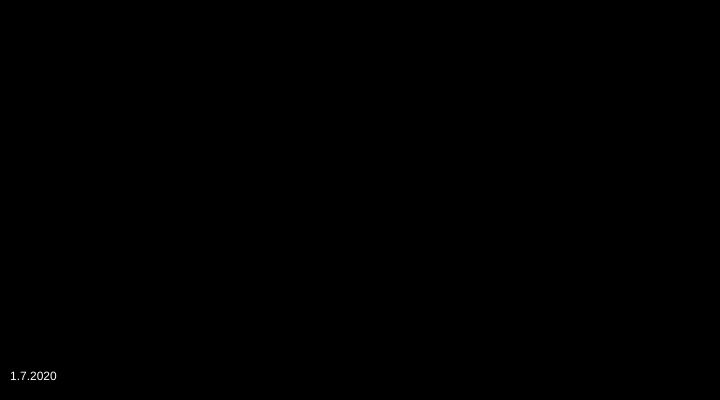
Frame 1 (no input)
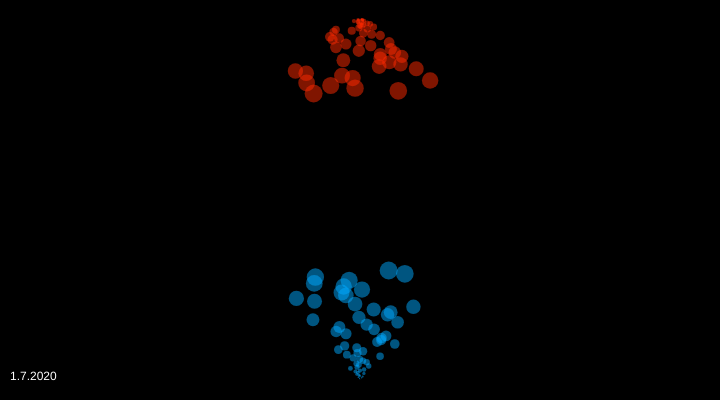
Frame 60 (no input)
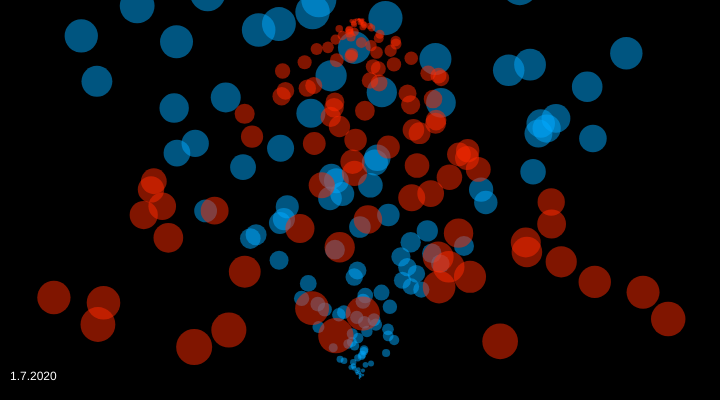
Frame 120 (the mouse pressed at the canvas centre since frame 60)

The p5.js sketch that drew these frames (run headless with seeded random() and noise() and a simulated clock; from frame 60 on, the mouse is pressed at the canvas centre):

// p5.js sketch
// ── sketch.js
//Based off the particle system example on p5.js

let system;
let system2;

function setup() {
  createCanvas(720, 400);
  //negative goes up in y 
  system = new ParticleSystem(createVector(width/2, height - 20), 200, -1);
  system2 = new ParticleSystem(createVector(width/2, 20), 10, 1);
  colorMode(HSB);
}

function draw() {
  background(0);
  system.addParticle();
  system.run();
  system2.addParticle();
  system2.run();
  fill(255);
  text("1.7.2020", 10, height - 20);
}

// A simple Particle class
let Particle = function(position, hue, direction) {
  this.acceleration = createVector(random(-0.05, 0.05), .05*direction);
  this.velocity = createVector(random(-0.3, 0.3), -0.3);
  this.position = position.copy();
  this.lifespan = random(300, 1000);
  this.size = 0;
  this.color = color(hue, random(100, 200), random(100, 300), 0.5);
};

Particle.prototype.run = function() {
  this.update();
  this.display();
};

// Method to update position
Particle.prototype.update = function(){
  this.velocity.add(this.acceleration);
  this.position.add(this.velocity);
  this.lifespan -= 2;
  this.size += 0.3;
};

// Method to display
Particle.prototype.display = function() {
  noStroke();
  fill(this.color);
  ellipse(this.position.x, this.position.y, this.size, this.size);
};

// Is the particle still useful?
Particle.prototype.isDead = function(){
  return this.lifespan < 0;
};

let ParticleSystem = function(position, hue, direction) {
  this.origin = position.copy();
  this.hue = hue;
  this.direction = direction;
  this.particles = [];
};

ParticleSystem.prototype.addParticle = function() {
  this.particles.push(new Particle(this.origin, this.hue, this.direction));
};

ParticleSystem.prototype.run = function() {
  for (let i = this.particles.length-1; i >= 0; i--) {
    let p = this.particles[i];
    p.run();
    if (p.isDead()) {
      this.particles.splice(i, 1); //gets rid of dead particles 
    }
  }
};
